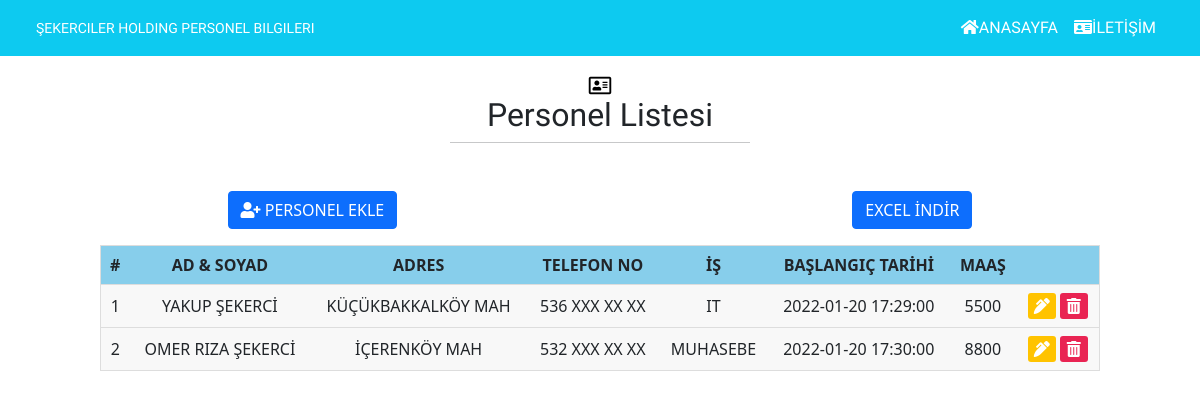
The app's page /read.php with its own data.
### tables this page shows
CREATE TABLE `contactinformation` (
  `id` int(11) NOT NULL,
  `namesurname` varchar(50) DEFAULT NULL,
  `address` varchar(50) DEFAULT NULL,
  `phone` varchar(50) DEFAULT NULL,
  `jop` varchar(50) DEFAULT NULL,
  `dateofstart` datetime DEFAULT current_timestamp(),
  `salary` varchar(50) DEFAULT NULL
);

### read.php (the view)
<?php
    include 'functions.php';
    $pdo=pdo_connect_mysql();
    $stmt=$pdo->prepare('SELECT * FROM contactinformation');
    $stmt->execute();
    $contactinformation=$stmt->FetchAll(PDO::FETCH_ASSOC);
?>
<?=template_header('LİSTE')?>
<?=template_title1('Personel Listesi')?>
<div class="container-1">
    <div>
        <a href="create.php" class="btn btn-primary indir" role="button" aria-pressed="true"><i class="fas fa-user-plus"></i>  PERSONEL EKLE</a>
    </div>
    <div>
        <form action="import.php" method="POST">
        <input type="submit" class="btn btn-primary indir" name="export" value="EXCEL İNDİR">
        </form>
    </div>
</div>
<div class="cont_Table">
        <table class="table-general">
            <thead>
                <tr>
                    <th scope="col">#</th>
                    <th scope="col">AD & SOYAD</th>
                    <th scope="col">ADRES</th>
                    <th scope="col">TELEFON NO</th>
                    <th scope="col">İŞ</th>
                    <th scope="col">BAŞLANGIÇ TARİHİ</th>
                    <th scope="col">MAAŞ</th>
                    <th></th>
                </tr>
            </thead>
            <tbody>
            <?php foreach ($contactinformation as $information): ?>
                <tr>
                    <td data-label="#"><?=$information['id']?></td>
                    <td data-label="AD & SOYAD"><?=$information['namesurname']?></td>
                    <td data-label="ADRES"><?=$information['address']?></td>
                    <td data-label="TELEFON NO"><?=$information['phone']?></td>
                    <td data-label="İŞ"><?=$information['jop']?></td>
                    <td data-label="BAŞLANGIÇ TARİHİ"><?=$information['dateofstart']?></td>
                    <td data-label="MAAŞ"><?=$information['salary']?></td>
                    <td>
                      <div class=buttons_table>
                        <button class="btn_TblUpdate"><a href="update.php?id=<?=$information['id']?>" name="archive"><i class="fas fa-pen-alt"></i></a></button>
                        <button class="btn_TblDelete"><a href="delete.php?id=<?=$information['id']?>"><i class="fas fa-trash-alt"></i></a></button>
                      </div>
                    </td>
                </tr>
                <?php
                endforeach
                ?>
            </tbody>
        </table>
</div>

### functions.php (shortened to what this page needs)
<?php
function template_header($title){
    echo <<<EOT
    <!DOCTYPE html>
    <html lang="en">
    <head>
        <title>$title</title>
        <link href="https://cdn.jsdelivr.net/npm/bootstrap@5.0.1/dist/css/bootstrap.min.css" rel="stylesheet">
        <link rel="stylesheet" href="https://use.fontawesome.com/releases/v5.7.1/css/all.css">
        <link rel="stylesheet"  href="responsivetable.css" type="text/css">
    </head>
    <body>
        <nav class="navbar navbar-expand-lg navbar-dark bg-info text-center px-4">
            <div class="container-fluid">
              <a class="smaller" href="#">ŞEKERCILER HOLDING PERSONEL BILGILERI</a>
              <div class="collapse navbar-collapse" id="navbarSupportedContent">
                <ul class="navbar-nav ms-auto mb-2 mb-lg-0">
                  <li class="nav-item">
                    <a class="nav-link active" aria-current="page" href="index.php"><i class="fas fa-home"></i>ANASAYFA</a>
                  </li>
                  <li class="nav-item">
                    <a class="nav-link text-white" href="read.php"><i class="fas fa-id-card"></i>İLETİŞİM</a>
                  </li>
                </ul>
              </div>
            </div>
          </nav>
    EOT;
}
function template_title1($text)
{
    echo <<<EOT
    <div class="text-center mb-5">
        <i class="far fa-address-card"></i>
         <h2>$text</h2>
         <hr class="w-25 m-auto">
    </div>
    EOT;
}
?>
</body>
</html>

### responsivetable.css (style rules this page uses)
.cont_Table { width: 100%; max-width: 1000px; margin: auto; }
.table-general { width: 100%; border: 1px solid #ccc; border-collapse: collapse; margin: 0; padding: 0; table-layout: auto; }
.table-general tr { background-color: #f8f8f8; border: 1px solid #ddd; }
.table-general th, .table-general td { font-size: 16px; padding: 8px; text-align: center; }
.table-general thead th { text-transform: uppercase; background-color: skyblue; }
.btn_TblDelete { width:28px; height:26px; background: #E92453; border:none; border-radius:3px; color:#ffffff; }
.btn_TblUpdate { width:28px; height:26px; background: #FFC300; border:none; border-radius:3px; color:#ffffff; }
.btn_TblUpdate a, .btn_TblDelete a { color: white }
.container-1 { display: flex; justify-content: space-around; }

### records on screen
contactinformation: id "1", namesurname "YAKUP ŞEKERCİ", address "KÜÇÜKBAKKALKÖY MAH", phone "536 XXX XX XX", jop "IT", dateofstart "2022-01-20 17:29:00", salary "5500"
contactinformation: id "2", namesurname "OMER RIZA ŞEKERCİ", address "İÇERENKÖY MAH", phone "532 XXX XX XX", jop "MUHASEBE", dateofstart "2022-01-20 17:30:00", salary "8800"

### other values on screen
$text "Personel Listesi"
